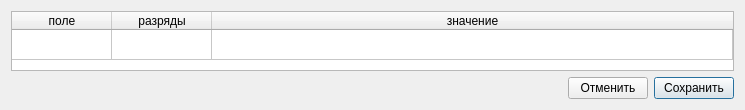
<?xml version="1.0" encoding="UTF-8"?>
<ui version="4.0">
 <class>VSKRegView</class>
 <widget class="QDialog" name="VSKRegView">
  <property name="geometry">
   <rect>
    <x>0</x>
    <y>0</y>
    <width>745</width>
    <height>109</height>
   </rect>
  </property>
  <property name="sizePolicy">
   <sizepolicy hsizetype="MinimumExpanding" vsizetype="MinimumExpanding">
    <horstretch>0</horstretch>
    <verstretch>0</verstretch>
   </sizepolicy>
  </property>
  <property name="windowTitle">
   <string>регистр </string>
  </property>
  <property name="windowIcon">
   <iconset>
    <normaloff>../pictogramms/hardware_8356.png</normaloff>../pictogramms/hardware_8356.png</iconset>
  </property>
  <layout class="QGridLayout" name="gridLayout">
   <item row="0" column="0" colspan="3">
    <widget class="QTableWidget" name="tableWidgetBits">
     <property name="minimumSize">
      <size>
       <width>382</width>
       <height>60</height>
      </size>
     </property>
     <property name="sizeAdjustPolicy">
      <enum>QAbstractScrollArea::AdjustToContentsOnFirstShow</enum>
     </property>
     <property name="editTriggers">
      <set>QAbstractItemView::NoEditTriggers</set>
     </property>
     <property name="dragDropOverwriteMode">
      <bool>false</bool>
     </property>
     <property name="wordWrap">
      <bool>false</bool>
     </property>
     <property name="cornerButtonEnabled">
      <bool>false</bool>
     </property>
     <attribute name="horizontalHeaderStretchLastSection">
      <bool>true</bool>
     </attribute>
     <attribute name="verticalHeaderVisible">
      <bool>false</bool>
     </attribute>
     <row>
      <property name="text">
       <string>Новая строка</string>
      </property>
     </row>
     <column>
      <property name="text">
       <string>поле</string>
      </property>
     </column>
     <column>
      <property name="text">
       <string>разряды</string>
      </property>
     </column>
     <column>
      <property name="text">
       <string>значение</string>
      </property>
     </column>
    </widget>
   </item>
   <item row="1" column="0">
    <spacer name="horizontalSpacer">
     <property name="orientation">
      <enum>Qt::Horizontal</enum>
     </property>
     <property name="sizeHint" stdset="0">
      <size>
       <width>562</width>
       <height>20</height>
      </size>
     </property>
    </spacer>
   </item>
   <item row="1" column="1">
    <widget class="QPushButton" name="pushButtonCancel">
     <property name="text">
      <string>Отменить</string>
     </property>
     <property name="autoDefault">
      <bool>false</bool>
     </property>
     <property name="default">
      <bool>false</bool>
     </property>
    </widget>
   </item>
   <item row="1" column="2">
    <widget class="QPushButton" name="pushButtonSave">
     <property name="text">
      <string>Сохранить</string>
     </property>
     <property name="autoDefault">
      <bool>false</bool>
     </property>
     <property name="default">
      <bool>true</bool>
     </property>
    </widget>
   </item>
  </layout>
 </widget>
 <resources/>
 <connections>
  <connection>
   <sender>pushButtonCancel</sender>
   <signal>pressed()</signal>
   <receiver>VSKRegView</receiver>
   <slot>reject()</slot>
   <hints>
    <hint type="sourcelabel">
     <x>617</x>
     <y>88</y>
    </hint>
    <hint type="destinationlabel">
     <x>372</x>
     <y>54</y>
    </hint>
   </hints>
  </connection>
  <connection>
   <sender>pushButtonSave</sender>
   <signal>pressed()</signal>
   <receiver>VSKRegView</receiver>
   <slot>rememberReg()</slot>
   <hints>
    <hint type="sourcelabel">
     <x>698</x>
     <y>88</y>
    </hint>
    <hint type="destinationlabel">
     <x>372</x>
     <y>54</y>
    </hint>
   </hints>
  </connection>
 </connections>
 <slots>
  <signal>remember(int)</signal>
  <slot>rememberReg()</slot>
 </slots>
</ui>
